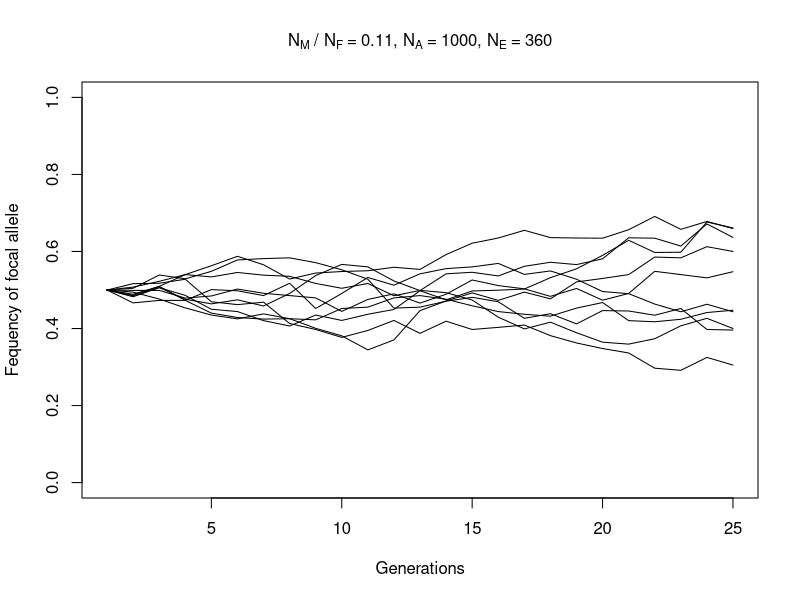
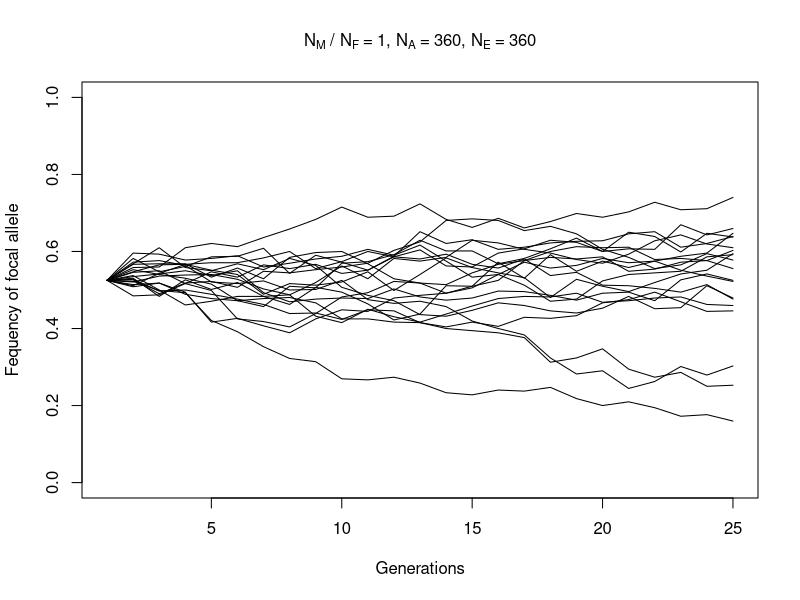

Recreate these plots in R, in order. (Note: this script raises an error after producing the figures.)
# (1) Approximately how many hours ahead of Sunbury was the peak flow in Lewisburg during the 2011 flood? (2 pt)
  
##Sunbury flooded September 9th at 1:45pm and Lewisburg flooded September 8 at 6:00pm. 17.25 hours after Lewisburg flooded Sunbury flooded.  
#I think you were looking at the wrong lines (loyalsock?)...not taking off though since you clearly did the math!

# (2) Give one reason why information on the time between peak flow events up- and downstream could be valuable information? (4 pts)

## This could be valuable info to let people down stream know if they should evacuate in the case of a flood event.

# Package scavenger hunt! (12 pts each)

## (3) Using Google and ONLY packages from GitHub or CRAN:
  
  # Find a package that contains at least one function specifically designed to measure genetic drift.


    # Copy-paste into your script - and run - an example from the reference manual for a function within this package related to a measure of genetic drift. 


# Pop   = Replicate populations
# Gen   = Generations
# NM    = Male population size
# NF    = Female population size
# P     = Frequency of focal allele

GenDriftSim = function(Pop = Pop, Gen = Gen, NM, NF, P, graph = "y", histo = "y"){
  P = (2*(NM+NF))*P
  NE = round((4*NM*NF)/(NM+NF),0)
  SR = round(NM/NF,2)
  Na = NM+NF
  if(graph=="y"){
    plot(c(0,0),type = "n", main = bquote('N'[M]~'/ N'[F]~'='~.(SR)*', N'[A]~'='~.(Na)*', N'[E]~'='~.(NE)), cex.main = 1, 
         xlim = c(1,Gen), ylim=c(0,1), xlab = "Generations", ylab = "Fequency of focal allele")
  }else{}
  for (i in 1:Pop){
    N = NM+NF
    startA = as.vector(c(rep(1, times = P),rep(0, times = (2*N)-P)))
    Population = matrix(c(
      c(sample(startA, size = 2*N, replace = FALSE)),
      c(rep("M", times = NM), rep("F", times = NF))),
      ncol = 3)
    SimResults[(Gen*i)+1-Gen, 3] <<- sum(as.numeric(Population[,1:2]))/(N*2)
    for(j in 1:(Gen-1)){
      
      Population = matrix(c(
        c(sample(sample(Population[(1:NM),1:2], replace = TRUE),N, replace = TRUE)),
        c(sample(sample(Population[(1+NM):N,1:2], replace = TRUE),N, replace = TRUE)),
        c(rep("M", times = NM), rep("F", times = NF))), ncol = 3)
      SimResults[(Gen*i)+1+j-Gen, 3] <<- sum(as.numeric(Population[,1:2]))/(N*2)
    }
    s = (i*Gen)-Gen+1; e = i*Gen
    r = as.vector(SimResults[s:e, 3])
    if(graph=="y"){
      points(r~c(1:Gen), type = "l")
    }else{}
  }
  if(histo == "y"){SimResults[,1] = rep(1:Pop, each = Gen)
  SimResults[,2] = rep(1:Gen, times = Pop)
  hist(SimResults[,3][SimResults[,2]==Gen], breaks = 100, cex.lab = 0.7, cex.axis = 0.7, xlim = c(0,1), cex.main = 1, main = bquote('N'[M]~'/ N'[F]~'='~.(SR)*', N'[A]~'='~.(Na)*', N'[E]~'='~.(NE)), xlab = paste0("Frequency of focal allele after ",Gen," Generations"))
  }else{}
}

Pop = 10
Gen = 25
P = 0.5

SimResults = matrix(data = NA, ncol = 3, nrow = Gen*Pop)
GenDriftSim(Pop = Pop, Gen = Gen, NM = 100, NF = 900, P = P, graph = "y",  histo = "n")
dev.off

##The codw that I found online shows an imbalance between the male and female population size 

        # Depending on the function, either upload a plot of the result or use print() and copy/paste the console output into your script.

 # After running the function example, manipulate a parameter within the function to create a new result. 

GenDriftSim = function(Pop = Pop, Gen = Gen, NM, NF, P, graph = "y", histo = "y"){
  P = (2.1*(NM+NF))*P
  NE = round((4*NM*NF)/(NM+NF),0)
  SR = round(NM/NF,2)
  Na = NM+NF
  if(graph=="y"){
    plot(c(0,0),type = "n", main = bquote('N'[M]~'/ N'[F]~'='~.(SR)*', N'[A]~'='~.(Na)*', N'[E]~'='~.(NE)), cex.main = 1, 
         xlim = c(1,Gen), ylim=c(0,1), xlab = "Generations", ylab = "Fequency of focal allele")
  }else{}
  for (i in 1:Pop){
    N = NM+NF
    startA = as.vector(c(rep(1, times = P),rep(0, times = (2*N)-P)))
    Population = matrix(c(
      c(sample(startA, size = 2*N, replace = FALSE)),
      c(rep("M", times = NM), rep("F", times = NF))),
      ncol = 3)
    SimResults[(Gen*i)+1-Gen, 3] <<- sum(as.numeric(Population[,1:2]))/(N*2)
    for(j in 1:(Gen-1)){
      
      Population = matrix(c(
        c(sample(sample(Population[(1:NM),1:2], replace = TRUE),N, replace = TRUE)),
        c(sample(sample(Population[(1+NM):N,1:2], replace = TRUE),N, replace = TRUE)),
        c(rep("M", times = NM), rep("F", times = NF))), ncol = 3)
      SimResults[(Gen*i)+1+j-Gen, 3] <<- sum(as.numeric(Population[,1:2]))/(N*2)
    }
    s = (i*Gen)-Gen+1; e = i*Gen
    r = as.vector(SimResults[s:e, 3])
    if(graph=="y"){
      points(r~c(1:Gen), type = "l")
    }else{}
  }
  if(histo == "y"){SimResults[,1] = rep(1:Pop, each = Gen)
  SimResults[,2] = rep(1:Gen, times = Pop)
  hist(SimResults[,3][SimResults[,2]==Gen], breaks = 100, cex.lab = 0.7, cex.axis = 0.7, xlim = c(0,1), cex.main = 1, main = bquote('N'[M]~'/ N'[F]~'='~.(SR)*', N'[A]~'='~.(Na)*', N'[E]~'='~.(NE)), xlab = paste0("Frequency of focal allele after ",Gen," Generations"))
  }else{}
}

Pop = 20
Gen = 25
P = 0.5

SimResults = matrix(data = NA, ncol = 3, nrow = Gen*Pop)
GenDriftSim(Pop = Pop, Gen = Gen, NM = 180, NF = 180, P = P, graph = "y",  histo = "n")
dev.off

#This is really cool, but doesn't come from CRAN or GitHub :(
##This new code shows if the male and female populations were equal in size.
        
# Common options might be allele frequency, population size, fitness level, etc. 
        # Add the results of this manipulation to your script (if in the console) or upload the new plot.
       
          # By manipulating these parameters you can see how it impacts the results.
          # This type of manipulation is one example of how theoretical ecology and modelling are used to predict patterns in nature.



## (4) Using Google and ONLY packages from GitHub or CRAN:
    # Find a package that will generate standard diversity metrics for community ecology, specifically Simpson's Diversity Index.
    # Copy-paste into your script - and run - an example from the reference manual for a function to calculate Simpson's diversity. 
Abundancia2017<- c(0,36,0,9,0,0,46,0,0,0,25,0)
Abundancia2018<- c(0,46,0,13,5,0,69,2,0,0,123,9)
Abundancia2019<- c(4,20,0,38,2,1,97,0,0,0,12,0)
datafish <- data.frame(Abundancia2017,Abundancia2018, Abundancia2019)

require(vegan)
y <- for(i in 1:nrow(df)) {
  row <- df[i,4:50] 
  #Assuming 50 columns
  diversity(row, "simp")
}

library("dplyr")
df <- data.matrix(datafish) %>%
  t() %>%
  as.data.frame()

diversity(df,index = "simpson")

#This code doesn't run for me and I don't know where you got this example from, it doesn't look like it's from vegan. Is it? I couldn't find it in help files or googling.

        # Depending on the example usage of the function, either upload a plot of the result or use print() and copy/paste the console output into your script.
    # After running the function example, modify your script to generate another diversity metric that is NOT part of the example. 
        # If there are multiple diversity metrics in the example script, none of these will count as the modified script.
        # Hint: If the function can "only" calculate Simpson's diversity, the inverse of Simpson's diversity is another common metric. 
        # Add the results of this manipulation to your script (if in the console) or upload the new plot.
        
          # Diversity metrics are frequently used in community ecology for reasons ranging from a quick comparison between sites to understanding community stability.
          # Their calculation can be very tedious by hand - and very fast with a package designed for the operation.



